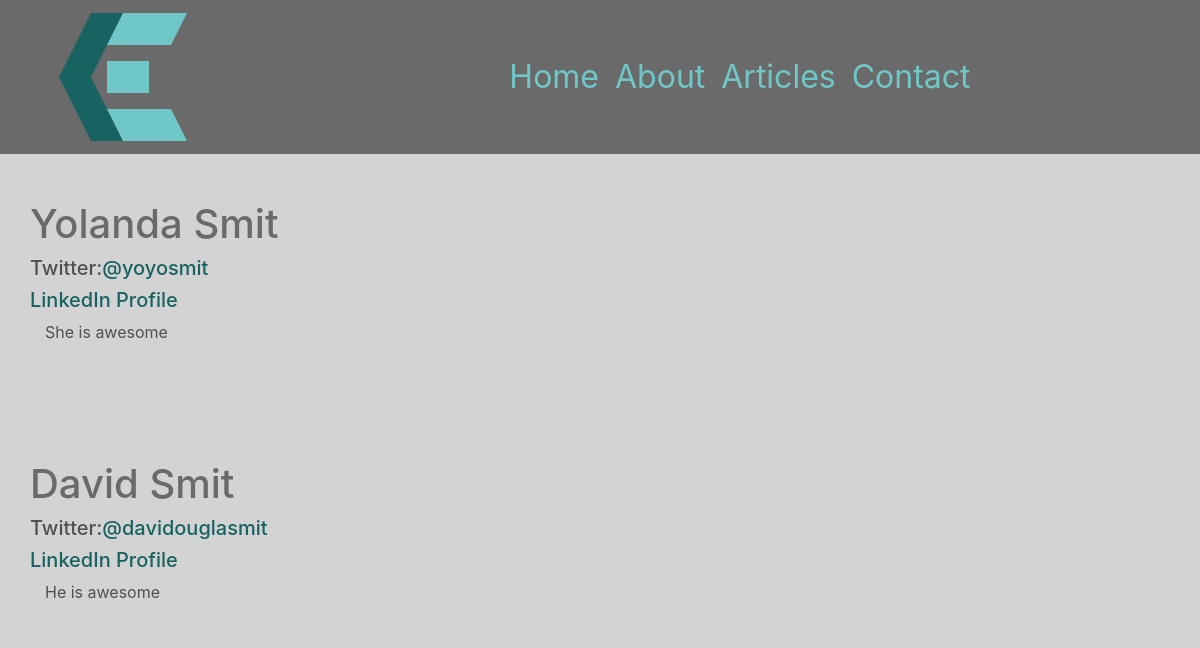
/about, run on the app's committed database.
### chrissmit/services/db_models.py (models this page shows, shortened)
class User(db.Model, UserMixin):
    id = db.Column(db.Integer, primary_key=True, )
    authorization_level = db.Column(db.String(60), nullable=False, )
    linkedin = db.Column(db.String(100),)
    full_name = db.Column(db.String(45), unique=False, nullable=False,)
    twitter_handle = db.Column(db.String(20), unique=True, nullable=True,)
    email = db.Column(db.String(120), unique=True, nullable=False, )
    image_file = db.Column(db.String(20), nullable=False, default='default.svg', )
    password = db.Column(db.String(60), nullable=False, )
    articles = db.relationship('Article', backref='author', lazy=True)
    edits = db.relationship('ArticleEdits', backref='author', lazy=True)
    content = db.Column(db.Text, nullable=False)

### chrissmit/views/navigation_views.py (the view)
@blueprint.route('/about')
def about():
    recent_articles = article.get_last(4)
    authors = profile.get_all()
    return render_template(
        template_name_or_list='navigation/about.html',
        recent_articles=recent_articles,
        authors=authors,
    )

### chrissmit/services/article.py (called while the page is built)
def get_last(number=4, desc=True):
    full_article = full_article_data()
    if desc:
        return full_article.filter(Article.is_released==True).order_by(Article.posted.desc()).limit(number).all()
    return full_article.filter(Article.is_released==True).limit(number).all()

def full_article_data():
    fields = full_data_fields()
    return fields.join(
        ArticleEdits,
        Article.current_edit_id == ArticleEdits.id,
    ).join(
        User,
        Article.author_id == User.id
    )

def full_data_fields():
    return db.session.query(
        ArticleEdits.id,
        ArticleEdits.article_id,
        Article.posted,
        Article.edited,
        Article.is_released,
        Article.author_id,
        Article.current_edit_id,
        ArticleEdits.title,
        ArticleEdits.preview,
        ArticleEdits.content,
        ArticleEdits.image_file,
        ArticleEdits.user_id,
        ArticleEdits.is_edited,
        ArticleEdits.is_ready_for_release,
        ArticleEdits.edited,
        Article.author_id,
        User.full_name,
    )

### chrissmit/services/profile.py (called while the page is built)
def get_all():
    return User.query.all()

### chrissmit/templates/navigation/about.html (shortened to what this page needs)
{% extends "shared/_layout.html" %}
{% block main_content %}
    {% if authors %}
        {% for author in authors %}
            <div class="main_content row">
                <h1>{{ author.full_name }}</h1>
            </div>
            <div class="row">
                <h5>Twitter:<a href="https://www.twitter.com/{{ author.twitter_handle }}">{{ author.twitter_handle }}</a></h5>
            </div>
            <div class="row">
                <h5><a href="{{ author.linkedin }}">LinkedIn Profile</a></h5>
            </div>
            <div class="row">
                <div class="col-lg-7">
                    {% for paragraph in author.content.split('</p>') %}
                        <p >
                            {{ paragraph }}
                        </p>
                    {% endfor %}
                </div>
                <div class="col-lg-4">
                </div>
            </div>
        {% endfor %}
    {%  endif %}
{% endblock %}

### chrissmit/templates/shared/_layout.html (shortened to what this page needs)
<!DOCTYPE html>
<html lang="en">
<head>
<!DOCTYPE html>
<html lang="en">
<head>
    <link rel="stylesheet"
          href="https://stackpath.bootstrapcdn.com/bootstrap/4.1.3/css/bootstrap.min.css"
>
    <link rel="stylesheet" href="/static/css/site.css">
</head>
<body>
<div class="nav-outer fixed-top">
    <div class="container menu">
        <nav class="navbar navbar-expand-lg col-sm-12">
            <div class="row">
                <button class="navbar-toggler logo" type="button" data-toggle="collapse" data-target="#navbarNavDropdown " id="logo">
                    <img src="../../../static/img/logo.svg">
                </button>
            </div>
            <div class="col-sm-9">
                <div class="collapse navbar-collapse" id="navbarNavDropdown">
                    <ul class="navbar-nav">
                        <li class="nav-item"><a class="nav-link" href="{{ url_for('navigation.index') }}">Home</a></li>
                        <li class="nav-item"><a class="nav-link" href="{{ url_for('navigation.about') }}">About</a></li>
                        <li class="nav-item">
                           <div class="dropdown show">
                              <a class="nav-link"
                                 href="#" role="button"
                                 id="dropdownMenuLink"
                                 data-toggle="dropdown"
                                 aria-haspopup="true"
                                 aria-expanded="false">Articles</a>
                              </div>
                        <li class="nav-item"><a class="nav-link" href="{{ url_for('navigation.contact') }}">Contact</a></li>
                    </ul>
                </div>
        </div>
        </nav>
    </div>
</div>
<div class="main_content container">
    <div class="row">
        <div class="col-md-10">
            {% block main_content %}
            {% endblock %}
        </div>
    </div>
</div>
</body>
</html>

### chrissmit/static/css/site.css (style rules this page uses)
html { background-color: lightgray; }
body { background-color: lightgray; }
.main_content { margin-top: 100px; color: rgba(80,80,80,1); background-color: lightgray; border: 2px height: 100%; }
h1 { color: rgba(80,80,80,0.80); }
.nav-outer { background-color: rgba(80,80,80,0.80); width: 100%; }
nav { font-size: 2rem; margin-left: 0px; margin-right: auto; }
.nav-link { color: #6FC7C7; text-align: left; margin-left: auto; margin-right: 0px; width: 100% }
a { color: #186262; }
#logo { display: inline-block; }
.collapse:not(.show) { float: right; }

### data on the page
User: full_name "Yolanda Smit", twitter_handle "@yoyosmit", content "She is awesome"
User: full_name "David Smit", twitter_handle "@davidouglasmit", content "He is awesome"
